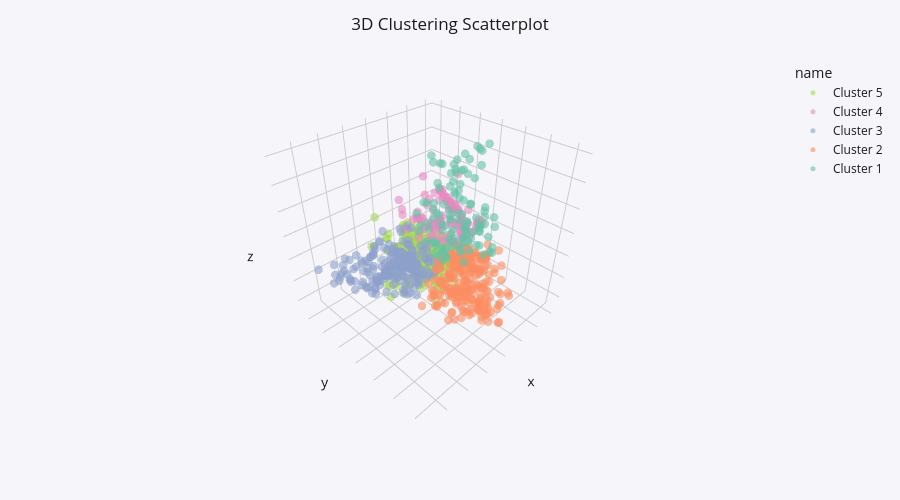

Notebook source saved alongside this figure:
### Code cell
vis3d.plot_clusters(use_subset=True)

### Figure 1 — Plotly figure (JSON) as saved in the notebook; plotly's stock layout.template omitted (floating-point values rounded to 4 significant figures; data arrays with more than 128 entries replaced by an {"elided": "..."} marker saying what was removed)
{"data": [{"hoverlabel": {"bgcolor": "#f5f5fa", "font": {"color": "#1a1a1a"}}, "hovertemplate": "%{text}<extra></extra>", "legendgroup": "Cluster 5", "marker": {"color": "rgb(166, 216, 84)", "line": {"width": 0}, "opacity": 0.6, "size": 5, "symbol": "circle"}, "mode": "markers", "name": "Cluster 5", "scene": "scene", "showlegend": true, "text": {"elided": "1000 str values"}, "type": "scatter3d", "x": {"elided": "302 float values"}, "y": {"elided": "302 float values"}, "z": {"elided": "302 float values"}}, {"hoverlabel": {"bgcolor": "#f5f5fa", "font": {"color": "#1a1a1a"}}, "hovertemplate": "%{text}<extra></extra>", "legendgroup": "Cluster 4", "marker": {"color": "rgb(231, 138, 195)", "line": {"width": 0}, "opacity": 0.6, "size": 5, "symbol": "circle"}, "mode": "markers", "name": "Cluster 4", "scene": "scene", "showlegend": true, "text": {"elided": "1000 str values"}, "type": "scatter3d", "x": {"elided": "133 float values"}, "y": {"elided": "133 float values"}, "z": {"elided": "133 float values"}}, {"hoverlabel": {"bgcolor": "#f5f5fa", "font": {"color": "#1a1a1a"}}, "hovertemplate": "%{text}<extra></extra>", "legendgroup": "Cluster 3", "marker": {"color": "rgb(141, 160, 203)", "line": {"width": 0}, "opacity": 0.6, "size": 5, "symbol": "circle"}, "mode": "markers", "name": "Cluster 3", "scene": "scene", "showlegend": true, "text": {"elided": "1000 str values"}, "type": "scatter3d", "x": {"elided": "210 float values"}, "y": {"elided": "210 float values"}, "z": {"elided": "210 float values"}}, {"hoverlabel": {"bgcolor": "#f5f5fa", "font": {"color": "#1a1a1a"}}, "hovertemplate": "%{text}<extra></extra>", "legendgroup": "Cluster 2", "marker": {"color": "rgb(252, 141, 98)", "line": {"width": 0}, "opacity": 0.6, "size": 5, "symbol": "circle"}, "mode": "markers", "name": "Cluster 2", "scene": "scene", "showlegend": true, "text": {"elided": "1000 str values"}, "type": "scatter3d", "x": {"elided": "243 float values"}, "y": {"elided": "243 float values"}, "z": {"elided": "243 float values"}}, {"hoverlabel": {"bgcolor": "#f5f5fa", "font": {"color": "#1a1a1a"}}, "hovertemplate": "%{text}<extra></extra>", "legendgroup": "Cluster 1", "marker": {"color": "rgb(102, 194, 165)", "line": {"width": 0}, "opacity": 0.6, "size": 5, "symbol": "circle"}, "mode": "markers", "name": "Cluster 1", "scene": "scene", "showlegend": true, "text": {"elided": "1000 str values"}, "type": "scatter3d", "x": [0.09456, -1.637, -0.936, -1.575, 0.1888, -0.4969, -0.5017, -1.73, 0.1283, -1.499, -1.143, 0.3026, 0.03085, 0.492, 0.7265, -0.5006, -0.7146, -0.4501, -0.4623, 0.4823, -1.066, 0.2115, 0.3702, 0.3991, 0.6434, 0.4606, -0.5299, -0.7184, 0.4201, -0.1221, -1.403, -0.9432, -1.958, 0.02473, -0.2695, -1.582, -0.1683, -0.552, -0.36, -0.6481, -1.401, -0.373, -1.745, -1.312, -1.481, -0.06095, 0.5513, 0.6747, 0.9345, 0.2892, -0.4566, -0.6655, -0.1224, -1.822, -0.3001, -0.04491, -0.2873, 0.3958, 0.4673, -0.4714, -0.5734, -0.04046, 0.3434, -1.098, 0.7693, -1.051, 0.2671, -0.6077, -0.873, -0.188, 0.4863, -0.5037, 0.06353, 0.2688, -0.4454, -1.213, -1.153, -0.9415, 0.4725, 1.08, 0.9915, 0.3249, 0.3895, 0.4783, -0.2231, -0.3756, 0.2299, -0.9604, 0.04167, 0.2369, 0.2805, -0.2764, -1.126, 0.1372, -0.563, -0.1458, -0.2766, -0.6426, 0.8159, 0.5219, -0.9518, 1.044, 0.3733, -1.582, -1.008, 0.3941, 0.1977, -1.111, -1.74, 0.9181, 0.8665, 0.00382], "y": [0.8892, 0.4458, -1.032, -0.2568, 0.9649, 0.6296, 2.123, 0.746, 0.9665, 0.6686, 1.698, 2.613, 2.177, 1.091, 0.8634, 0.9459, 1.301, 1.965, 1.746, 1.412, 1.098, 1.842, 0.4195, 1.647, -0.1798, 0.9302, 0.419, 0.2059, 1.629, 0.779, -0.209, 0.526, -0.4792, 1.193, 0.2122, 1.322, 1.443, 1.546, 1.067, 0.1886, -1.035, 0.8346, -0.6681, 0.2939, -1.216, 0.9989, 0.7779, 0.6658, 0.9399, 0.6869, 0.2532, -0.4575, 0.04034, 0.1816, 0.05561, 0.4765, 0.5076, 0.02364, 1.751, 0.1982, 1.03, 0.04717, 1.697, -1.29, 0.4498, 1.282, -0.2928, 0.2956, 0.61, 1.35, 1.272, 2.135, 1.982, 0.1585, -0.5395, 1.019, 1.056, 0.2434, 1.159, 1.091, 1.31, 0.2333, -0.3341, 1.015, 1.907, -0.4442, 1.408, 1.402, 1.312, 1.41, 0.6287, 1.194, 0.7096, 0.7572, -0.9915, 1.489, 0.4602, 0.6505, 0.6964, 0.8535, 1.195, 0.6094, 1.03, 0.2374, -0.2158, 1.749, 1.563, 0.9135, 0.4592, 0.03442, 1.177, 1.186], "z": [1.107, 3.779, 3.034, 2.767, 0.9632, 1.556, 1.193, 4.019, 2.968, 3.309, 1.492, 1.692, 1.197, 1.487, 0.8132, 1.333, 0.7442, 1.552, 2.225, 2.627, 1.326, 2.021, 0.9383, 2.249, 1.286, 0.7224, 0.6919, 3.273, 1.775, 3.989, 2.049, 0.9951, 2.588, 0.9069, 1.26, 1.51, 0.8571, 0.9392, 0.9012, 3.458, 2.819, 0.711, 2.478, 3.46, 2.747, 3.258, 1.989, 0.8173, 1.419, 0.6333, 3.228, 1.226, 2.738, 3.731, 0.9711, 0.5457, 3.087, 1.592, 0.9099, 1.806, 0.8309, 2.948, 1.916, 3.157, 1.714, 1.969, 2.207, 2.496, 3.188, 2.632, 1.955, 0.9747, 2.017, 0.7814, 1.538, 1.19, 1.16, 2.104, 1.746, 2.755, 1.02, 2.414, 1.316, 0.675, 2.734, 1.26, 2.968, 1.547, 1.443, 1.001, 0.6825, 1.822, 2.976, 3.161, 1.563, 1.404, 1.625, 3.973, 1.362, 2.726, 1.166, 1.428, 2.224, 1.599, 1.163, 1.994, 2.27, 1.515, 3.681, 2.198, 1.377, 2.28]}], "layout": {"font": {"color": "#1a1a1a"}, "height": 500, "legend": {"title": {"text": "name"}, "tracegroupgap": 0}, "margin": {"t": 60}, "paper_bgcolor": "#f5f5fa", "scene": {"bgcolor": "#f5f5fa", "domain": {"x": [0, 1], "y": [0, 1]}, "xaxis": {"backgroundcolor": "#f5f5fa", "gridcolor": "#cccccc", "showgrid": true, "showticklabels": false, "title": {}, "zeroline": false}, "yaxis": {"backgroundcolor": "#f5f5fa", "gridcolor": "#cccccc", "showgrid": true, "showticklabels": false, "title": {}, "zeroline": false}, "zaxis": {"backgroundcolor": "#f5f5fa", "gridcolor": "#cccccc", "showgrid": true, "showticklabels": false, "title": {}, "zeroline": false}}, "title": {"text": "3D Clustering Scatterplot", "x": 0.5, "xanchor": "center"}}}
